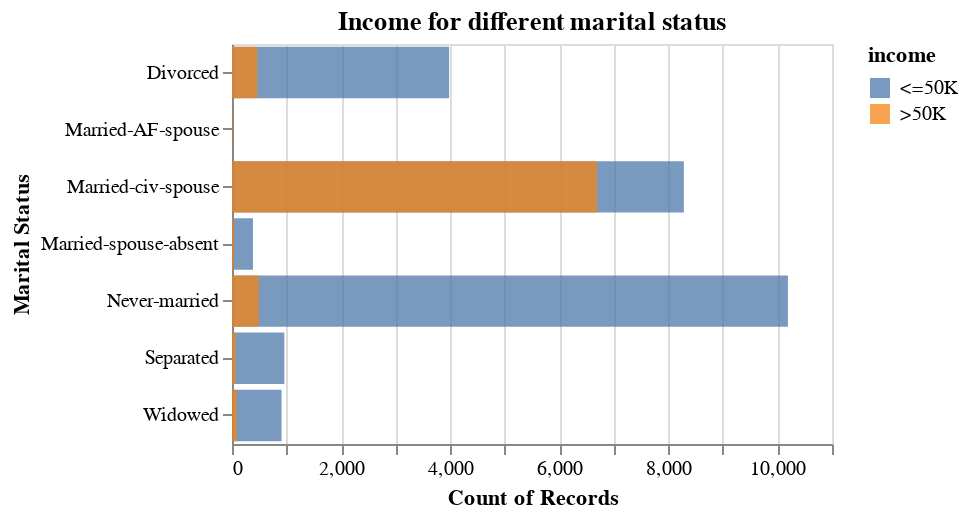

Notebook source saved alongside this figure:
### Markdown cell above
## Visualization of Dataset with the features we are interested

### Code cell
alt.Chart(data_adult, title = "Income for different marital status").mark_bar(opacity = 0.75).encode(
    alt.Y('marital-status').title("Marital Status"),
    alt.X('count()').stack(False),
    alt.Color('income')
).properties(
    height=200,
    width=300
)

### Figure 1 — Vega specification as saved in the notebook (floating-point values rounded to 4 significant figures)
{"$schema": "https://vega.github.io/schema/vega/v5.json", "data": [{"name": "source_0", "values": [{"__count": 10192, "income": " <=50K", "marital-status": " Never-married"}, {"__count": 8284, "income": " <=50K", "marital-status": " Married-civ-spouse"}, {"__count": 3980, "income": " <=50K", "marital-status": " Divorced"}, {"__count": 384, "income": " <=50K", "marital-status": " Married-spouse-absent"}, {"__count": 6692, "income": " >50K", "marital-status": " Married-civ-spouse"}, {"__count": 491, "income": " >50K", "marital-status": " Never-married"}, {"__count": 463, "income": " >50K", "marital-status": " Divorced"}, {"__count": 959, "income": " <=50K", "marital-status": " Separated"}, {"__count": 13, "income": " <=50K", "marital-status": " Married-AF-spouse"}, {"__count": 908, "income": " <=50K", "marital-status": " Widowed"}, {"__count": 66, "income": " >50K", "marital-status": " Separated"}, {"__count": 85, "income": " >50K", "marital-status": " Widowed"}, {"__count": 34, "income": " >50K", "marital-status": " Married-spouse-absent"}, {"__count": 10, "income": " >50K", "marital-status": " Married-AF-spouse"}]}, {"name": "source_0_x_domain___count", "values": [{"min": 10, "max": 10192}]}, {"name": "source_0_y_domain_marital-status", "values": [{"marital-status": " Never-married"}, {"marital-status": " Married-civ-spouse"}, {"marital-status": " Divorced"}, {"marital-status": " Married-spouse-absent"}, {"marital-status": " Separated"}, {"marital-status": " Married-AF-spouse"}, {"marital-status": " Widowed"}]}, {"name": "source_0_color_domain_income", "values": [{"income": " <=50K"}, {"income": " >50K"}]}], "marks": [{"type": "rect", "name": "marks", "from": {"data": "source_0"}, "encode": {"update": {"height": {"signal": "max(0.25, bandwidth('y'))"}, "fill": {"field": "income", "scale": "color"}, "y": {"field": "marital-status", "scale": "y"}, "opacity": {"value": 0.75}, "x": {"field": "__count", "scale": "x"}, "x2": {"value": 0, "scale": "x"}}}, "style": ["bar"]}], "scales": [{"name": "x", "type": "linear", "domain": [{"signal": "(data(\"source_0_x_domain___count\")[0] || {}).min"}, {"signal": "(data(\"source_0_x_domain___count\")[0] || {}).max"}], "range": [0, {"signal": "width"}], "nice": true, "zero": true}, {"name": "y", "type": "band", "domain": {"data": "source_0_y_domain_marital-status", "field": "marital-status", "sort": true}, "range": [0, {"signal": "height"}], "paddingInner": 0.1, "paddingOuter": 0.05}, {"name": "color", "type": "ordinal", "domain": {"data": "source_0_color_domain_income", "field": "income", "sort": true}, "range": "category"}], "axes": [{"scale": "x", "tickCount": {"signal": "ceil(width/40)"}, "minExtent": 0, "labels": false, "maxExtent": 0, "orient": "bottom", "grid": true, "domain": false, "aria": false, "zindex": 0, "gridScale": "y", "ticks": false}, {"scale": "x", "labelOverlap": true, "grid": false, "labelFlush": true, "zindex": 0, "orient": "bottom", "title": "Count of Records", "tickCount": {"signal": "ceil(width/40)"}}, {"scale": "y", "orient": "left", "grid": false, "zindex": 0, "title": "Marital Status"}], "title": {"text": "Income for different marital status", "frame": "group"}, "background": "white", "height": 200, "padding": 5, "style": "cell", "legends": [{"fill": "color", "symbolType": "square", "title": "income", "encode": {"symbols": {"update": {"opacity": {"value": 0.75}}}}}], "width": 300}
